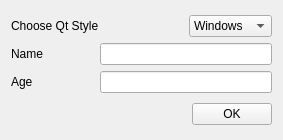
<?xml version="1.0" encoding="UTF-8"?>
<ui version="4.0">
 <class>Form</class>
 <widget class="QWidget" name="Form">
  <property name="geometry">
   <rect>
    <x>0</x>
    <y>0</y>
    <width>283</width>
    <height>140</height>
   </rect>
  </property>
  <property name="windowTitle">
   <string>Form</string>
  </property>
  <layout class="QVBoxLayout">
   <item>
    <layout class="QGridLayout">
     <item row="2" column="1" colspan="2">
      <widget class="QLineEdit" name="age"/>
     </item>
     <item row="0" column="0" colspan="2">
      <widget class="QLabel" name="label">
       <property name="text">
        <string>Choose Qt Style</string>
       </property>
      </widget>
     </item>
     <item row="0" column="2">
      <widget class="QComboBox" name="style">
       <item>
        <property name="text">
         <string>Windows</string>
        </property>
       </item>
       <item>
        <property name="text">
         <string>Fusion</string>
        </property>
       </item>
      </widget>
     </item>
     <item row="1" column="0">
      <widget class="QLabel" name="label_2">
       <property name="text">
        <string>Name</string>
       </property>
      </widget>
     </item>
     <item row="1" column="1" colspan="2">
      <widget class="QLineEdit" name="name"/>
     </item>
     <item row="2" column="0">
      <widget class="QLabel" name="label_3">
       <property name="text">
        <string>Age</string>
       </property>
      </widget>
     </item>
    </layout>
   </item>
   <item>
    <layout class="QHBoxLayout">
     <item>
      <spacer>
       <property name="orientation">
        <enum>Qt::Horizontal</enum>
       </property>
       <property name="sizeHint" stdset="0">
        <size>
         <width>40</width>
         <height>20</height>
        </size>
       </property>
      </spacer>
     </item>
     <item>
      <widget class="QPushButton" name="pushButton">
       <property name="text">
        <string>OK</string>
       </property>
      </widget>
     </item>
    </layout>
   </item>
  </layout>
 </widget>
 <resources/>
 <connections/>
</ui>
